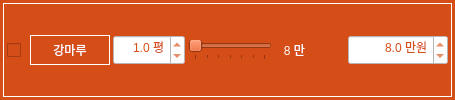
              <widget class="QFrame" name="frame_115">
               <property name="minimumSize">
                <size>
                 <width>0</width>
                 <height>30</height>
                </size>
               </property>
               <property name="maximumSize">
                <size>
                 <width>16777215</width>
                 <height>16777215</height>
                </size>
               </property>
               <property name="font">
                <font>
                 <family>나눔고딕 ExtraBold</family>
                 <pointsize>9</pointsize>
                 <weight>9</weight>
                 <italic>false</italic>
                 <bold>false</bold>
                </font>
               </property>
               <property name="styleSheet">
                <string notr="true">background-color: rgb(213, 77, 23);
font: 75 9pt &quot;나눔고딕 ExtraBold&quot;;</string>
               </property>
               <layout class="QHBoxLayout" name="horizontalLayout_262">
                <property name="leftMargin">
                 <number>3</number>
                </property>
                <property name="topMargin">
                 <number>3</number>
                </property>
                <property name="rightMargin">
                 <number>3</number>
                </property>
                <property name="bottomMargin">
                 <number>3</number>
                </property>
                <item>
                 <widget class="QFrame" name="horizontalFrame_15">
                  <property name="styleSheet">
                   <string notr="true">color: rgb(255, 255, 255);</string>
                  </property>
                  <property name="frameShape">
                   <enum>QFrame::Box</enum>
                  </property>
                  <layout class="QHBoxLayout" name="horizontalLayout_89">
                   <property name="spacing">
                    <number>3</number>
                   </property>
                   <property name="leftMargin">
                    <number>3</number>
                   </property>
                   <property name="topMargin">
                    <number>3</number>
                   </property>
                   <property name="rightMargin">
                    <number>3</number>
                   </property>
                   <property name="bottomMargin">
                    <number>3</number>
                   </property>
                   <item>
                    <widget class="QCheckBox" name="checkBox_floor_wood">
                     <property name="enabled">
                      <bool>true</bool>
                     </property>
                     <property name="minimumSize">
                      <size>
                       <width>20</width>
                       <height>30</height>
                      </size>
                     </property>
                     <property name="maximumSize">
                      <size>
                       <width>16777215</width>
                       <height>16777215</height>
                      </size>
                     </property>
                     <property name="styleSheet">
                      <string notr="true">color: rgb(255, 255, 255);</string>
                     </property>
                     <property name="text">
                      <string/>
                     </property>
                     <property name="checked">
                      <bool>false</bool>
                     </property>
                     <property name="tristate">
                      <bool>false</bool>
                     </property>
                    </widget>
                   </item>
                   <item>
                    <widget class="QLabel" name="label_27">
                     <property name="sizePolicy">
                      <sizepolicy hsizetype="Preferred" vsizetype="Fixed">
                       <horstretch>0</horstretch>
                       <verstretch>0</verstretch>
                      </sizepolicy>
                     </property>
                     <property name="minimumSize">
                      <size>
                       <width>80</width>
                       <height>30</height>
                      </size>
                     </property>
                     <property name="maximumSize">
                      <size>
                       <width>80</width>
                       <height>16777215</height>
                      </size>
                     </property>
                     <property name="font">
                      <font>
                       <family>나눔고딕 ExtraBold</family>
                       <pointsize>9</pointsize>
                       <weight>9</weight>
                       <italic>false</italic>
                       <bold>false</bold>
                      </font>
                     </property>
                     <property name="styleSheet">
                      <string notr="true">background-color: rgb(213, 77, 23);
color: rgb(255, 255, 255);</string>
                     </property>
                     <property name="frameShape">
                      <enum>QFrame::Box</enum>
                     </property>
                     <property name="text">
                      <string>강마루</string>
                     </property>
                     <property name="alignment">
                      <set>Qt::AlignCenter</set>
                     </property>
                    </widget>
                   </item>
                   <item>
                    <widget class="QDoubleSpinBox" name="doubleSpinBox_floor_area_wood">
                     <property name="minimumSize">
                      <size>
                       <width>70</width>
                       <height>30</height>
                      </size>
                     </property>
                     <property name="styleSheet">
                      <string notr="true">background-color: rgb(255, 255, 255);
color: rgb(213, 77, 23);</string>
                     </property>
                     <property name="alignment">
                      <set>Qt::AlignRight|Qt::AlignTrailing|Qt::AlignVCenter</set>
                     </property>
                     <property name="prefix">
                      <string/>
                     </property>
                     <property name="suffix">
                      <string> 평</string>
                     </property>
                     <property name="decimals">
                      <number>1</number>
                     </property>
                     <property name="minimum">
                      <double>0.100000000000000</double>
                     </property>
                     <property name="maximum">
                      <double>100.000000000000000</double>
                     </property>
                     <property name="singleStep">
                      <double>0.200000000000000</double>
                     </property>
                     <property name="value">
                      <double>1.000000000000000</double>
                     </property>
                    </widget>
                   </item>
                   <item>
                    <widget class="QSlider" name="horizontalSlider_floor_wood">
                     <property name="minimum">
                      <number>80</number>
                     </property>
                     <property name="maximum">
                      <number>110</number>
                     </property>
                     <property name="singleStep">
                      <number>1</number>
                     </property>
                     <property name="pageStep">
                      <number>1</number>
                     </property>
                     <property name="value">
                      <number>80</number>
                     </property>
                     <property name="orientation">
                      <enum>Qt::Horizontal</enum>
                     </property>
                     <property name="invertedAppearance">
                      <bool>false</bool>
                     </property>
                     <property name="invertedControls">
                      <bool>false</bool>
                     </property>
                     <property name="tickPosition">
                      <enum>QSlider::TicksBelow</enum>
                     </property>
                     <property name="tickInterval">
                      <number>5</number>
                     </property>
                    </widget>
                   </item>
                   <item>
                    <widget class="QLabel" name="label_floor_wood">
                     <property name="minimumSize">
                      <size>
                       <width>30</width>
                       <height>0</height>
                      </size>
                     </property>
                     <property name="text">
                      <string>8 만</string>
                     </property>
                     <property name="alignment">
                      <set>Qt::AlignRight|Qt::AlignTrailing|Qt::AlignVCenter</set>
                     </property>
                    </widget>
                   </item>
                   <item>
                    <spacer name="horizontalSpacer_24">
                     <property name="orientation">
                      <enum>Qt::Horizontal</enum>
                     </property>
                     <property name="sizeType">
                      <enum>QSizePolicy::Preferred</enum>
                     </property>
                     <property name="sizeHint" stdset="0">
                      <size>
                       <width>40</width>
                       <height>20</height>
                      </size>
                     </property>
                    </spacer>
                   </item>
                   <item>
                    <widget class="QDoubleSpinBox" name="doubleSpinBox_floor_cost_wood">
                     <property name="minimumSize">
                      <size>
                       <width>100</width>
                       <height>30</height>
                      </size>
                     </property>
                     <property name="styleSheet">
                      <string notr="true">background-color: rgb(255, 255, 255);
color: rgb(213, 77, 23);</string>
                     </property>
                     <property name="alignment">
                      <set>Qt::AlignRight|Qt::AlignTrailing|Qt::AlignVCenter</set>
                     </property>
                     <property name="prefix">
                      <string/>
                     </property>
                     <property name="suffix">
                      <string> 만원</string>
                     </property>
                     <property name="decimals">
                      <number>1</number>
                     </property>
                     <property name="minimum">
                      <double>1.000000000000000</double>
                     </property>
                     <property name="maximum">
                      <double>1500.000000000000000</double>
                     </property>
                     <property name="singleStep">
                      <double>10.000000000000000</double>
                     </property>
                     <property name="value">
                      <double>8.000000000000000</double>
                     </property>
                    </widget>
                   </item>
                  </layout>
                 </widget>
                </item>
               </layout>
              </widget>
